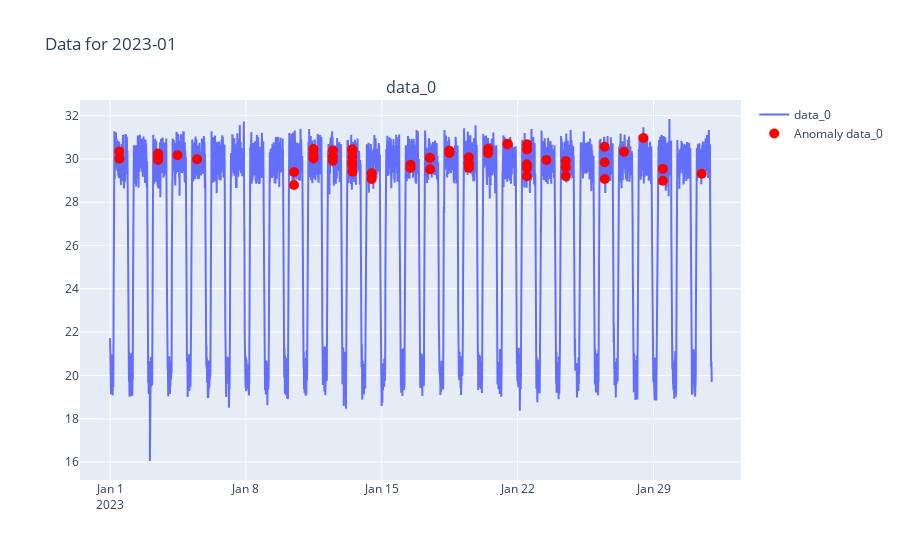
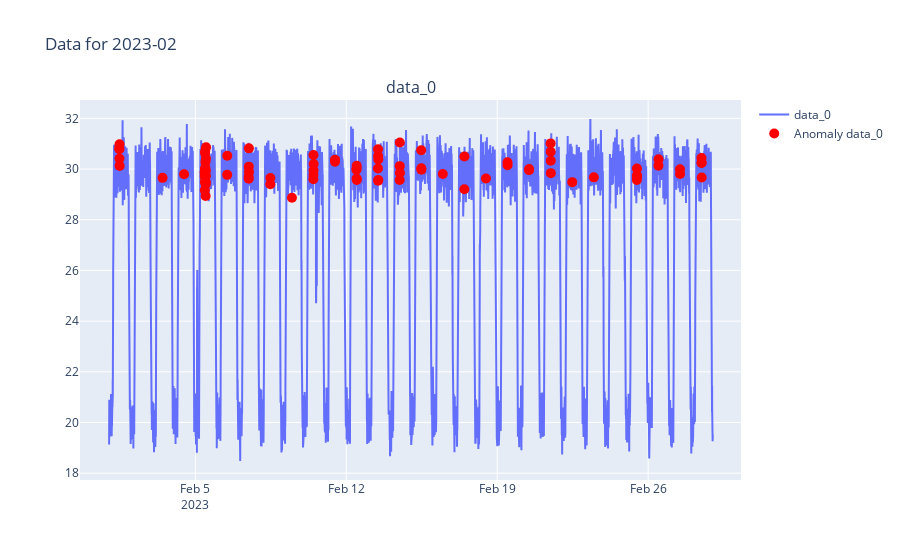
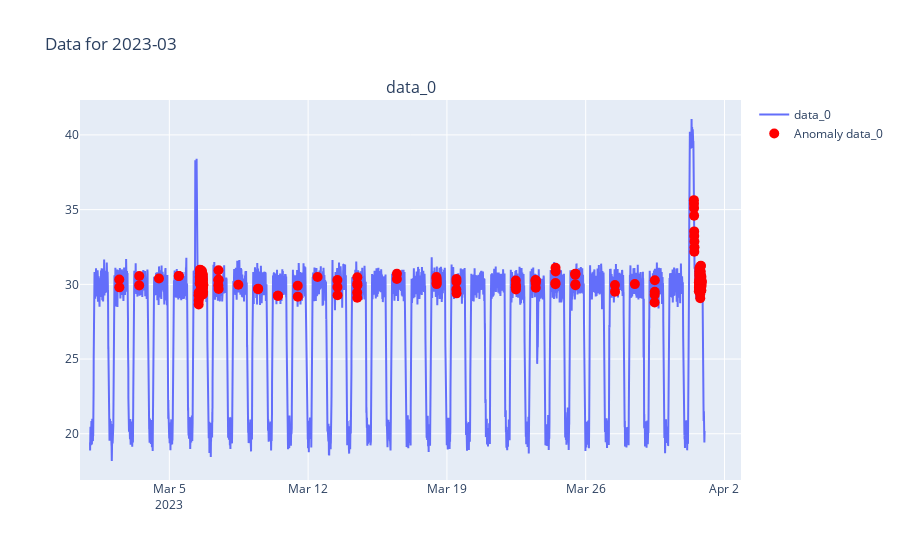
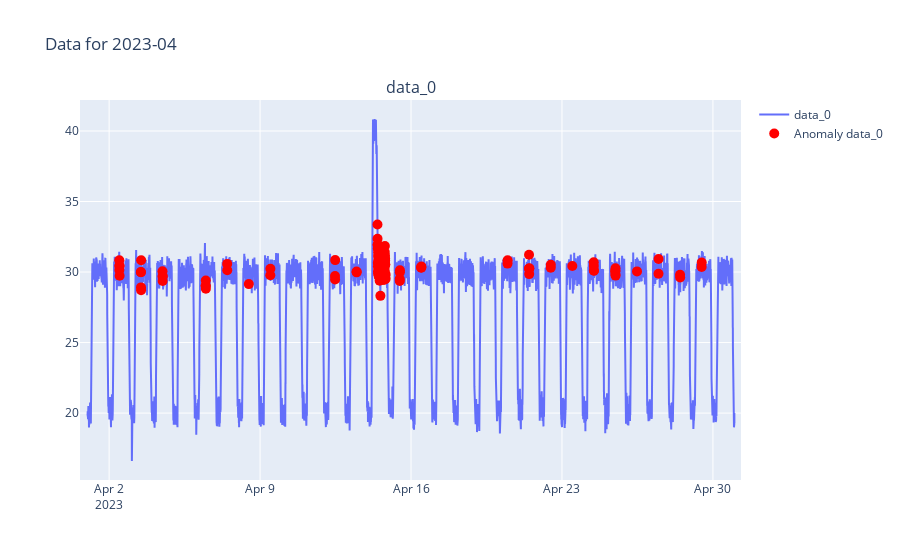

These figures' notebook cell, in order:
### Code cell
months = data.index.to_period('M').unique()
import plotly.subplots as sp
import plotly.graph_objs as go

plots = []
for month in months:
    monthly_data = data[data.index.to_period('M') == month]

    fig = sp.make_subplots(rows=1, cols=1, shared_xaxes=True, 
                           subplot_titles=('data_0', 'data_1', 'diff'),
                           vertical_spacing=0.03, horizontal_spacing=0.02)

    fig.add_trace(go.Scatter(x=monthly_data.index, y=monthly_data['data_0'], name='data_0', mode='lines'), row=1, col=1)
    # fig.add_trace(go.Scatter(x=monthly_data.index, y=monthly_data['data_1'], name='data_1', mode='lines'), row=2, col=1)
    # fig.add_trace(go.Scatter(x=monthly_data.index, y=monthly_data['diff'], name='diff', mode='lines'), row=3, col=1)

    # Find the indices where the difference exceeds the threshold
    anomaly_indices = monthly_data[monthly_data['anomalies']].index

    # Add markers for anomalies
    fig.add_trace(go.Scatter(x=anomaly_indices, y=monthly_data.loc[anomaly_indices, 'data_0'], 
                             mode='markers', name='Anomaly data_0', 
                             marker=dict(color='red', size=10)), row=1, col=1)
    
    # fig.add_trace(go.Scatter(x=anomaly_indices, y=monthly_data.loc[anomaly_indices, 'data_1'], 
    #                          mode='markers', name='Anomaly data_1', 
    #                          marker=dict(color='blue', size=10)), row=2, col=1)
    
    fig.update_layout(title_text=f"Data for {month}")
    plots.append(fig)

# Display the plots
for plot in plots:
    plot.show()

### Figure 1 — Plotly figure (JSON) as saved in the notebook; plotly's stock layout.template omitted (floating-point values rounded to 4 significant figures; data arrays with more than 128 entries replaced by an {"elided": "..."} marker saying what was removed)
{"data": [{"mode": "lines", "name": "data_0", "type": "scatter", "x": {"elided": "8928 str values"}, "xaxis": "x", "y": {"elided": "8928 float values"}, "yaxis": "y"}, {"marker": {"color": "red", "size": 10}, "mode": "markers", "name": "Anomaly data_0", "type": "scatter", "x": ["2023-01-01T11:25:00", "2023-01-01T11:30:00", "2023-01-03T11:20:00", "2023-01-03T11:25:00", "2023-01-03T11:30:00", "2023-01-04T11:25:00", "2023-01-05T11:30:00", "2023-01-10T11:25:00", "2023-01-10T11:30:00", "2023-01-11T11:25:00", "2023-01-11T11:30:00", "2023-01-11T11:35:00", "2023-01-12T11:25:00", "2023-01-12T11:30:00", "2023-01-12T11:35:00", "2023-01-13T11:15:00", "2023-01-13T11:20:00", "2023-01-13T11:25:00", "2023-01-13T11:30:00", "2023-01-13T11:35:00", "2023-01-13T11:40:00", "2023-01-14T11:25:00", "2023-01-14T11:30:00", "2023-01-16T11:25:00", "2023-01-16T11:30:00", "2023-01-17T11:25:00", "2023-01-17T11:30:00", "2023-01-17T11:35:00", "2023-01-18T11:25:00", "2023-01-18T11:30:00", "2023-01-19T11:20:00", "2023-01-19T11:25:00", "2023-01-19T11:30:00", "2023-01-19T11:35:00", "2023-01-19T11:40:00", "2023-01-20T11:25:00", "2023-01-20T11:30:00", "2023-01-21T11:25:00", "2023-01-21T11:30:00", "2023-01-22T11:20:00", "2023-01-22T11:25:00", "2023-01-22T11:30:00", "2023-01-22T11:35:00", "2023-01-22T11:40:00", "2023-01-23T11:30:00", "2023-01-24T11:25:00", "2023-01-24T11:30:00", "2023-01-24T11:35:00", "2023-01-26T11:25:00", "2023-01-26T11:30:00", "2023-01-26T11:35:00", "2023-01-27T11:25:00", "2023-01-28T11:30:00", "2023-01-29T11:25:00", "2023-01-29T11:30:00", "2023-01-31T11:30:00"], "xaxis": "x", "y": [30.34, 30.0, 29.95, 30.13, 30.25, 30.17, 29.99, 28.8, 29.39, 30.18, 30.46, 30.02, 29.92, 30.11, 30.39, 29.84, 30.45, 29.71, 30.1, 30.37, 29.41, 29.08, 29.33, 29.58, 29.73, 30.04, 30.06, 29.52, 30.38, 30.28, 29.8, 29.79, 29.79, 30.08, 29.6, 30.26, 30.47, 30.7, 30.66, 29.76, 29.2, 29.58, 30.43, 30.67, 29.95, 29.2, 29.61, 29.9, 30.56, 29.84, 29.07, 30.33, 30.96, 28.99, 29.54, 29.31], "yaxis": "y"}], "layout": {"annotations": [{"font": {"size": 16}, "showarrow": false, "text": "data_0", "x": 0.5, "xanchor": "center", "xref": "paper", "y": 1, "yanchor": "bottom", "yref": "paper"}], "title": {"text": "Data for 2023-01"}, "xaxis": {"anchor": "y", "domain": [0, 1]}, "yaxis": {"anchor": "x", "domain": [0, 1]}}}

### Figure 2 — Plotly figure (JSON) as saved in the notebook; plotly's stock layout.template omitted (floating-point values rounded to 4 significant figures; data arrays with more than 128 entries replaced by an {"elided": "..."} marker saying what was removed)
{"data": [{"mode": "lines", "name": "data_0", "type": "scatter", "x": {"elided": "8064 str values"}, "xaxis": "x", "y": {"elided": "8064 float values"}, "yaxis": "y"}, {"marker": {"color": "red", "size": 10}, "mode": "markers", "name": "Anomaly data_0", "type": "scatter", "x": ["2023-02-01T11:20:00", "2023-02-01T11:25:00", "2023-02-01T11:30:00", "2023-02-01T11:35:00", "2023-02-01T11:40:00", "2023-02-03T11:30:00", "2023-02-04T11:25:00", "2023-02-05T10:20:00", "2023-02-05T10:25:00", "2023-02-05T10:30:00", "2023-02-05T10:35:00", "2023-02-05T10:40:00", "2023-02-05T10:45:00", "2023-02-05T10:50:00", "2023-02-05T10:55:00", "2023-02-05T11:00:00", "2023-02-05T11:05:00", "2023-02-05T11:10:00", "2023-02-05T11:15:00", "2023-02-05T11:20:00", "2023-02-05T11:25:00", "2023-02-05T11:30:00", "2023-02-05T11:35:00", "2023-02-05T11:40:00", "2023-02-05T11:45:00", "2023-02-05T11:50:00", "2023-02-05T11:55:00", "2023-02-06T11:25:00", "2023-02-06T11:30:00", "2023-02-07T11:20:00", "2023-02-07T11:25:00", "2023-02-07T11:30:00", "2023-02-07T11:35:00", "2023-02-07T11:40:00", "2023-02-08T11:25:00", "2023-02-08T11:30:00", "2023-02-09T11:30:00", "2023-02-10T11:20:00", "2023-02-10T11:25:00", "2023-02-10T11:30:00", "2023-02-10T11:35:00", "2023-02-10T11:40:00", "2023-02-11T11:25:00", "2023-02-11T11:30:00", "2023-02-12T11:20:00", "2023-02-12T11:25:00", "2023-02-12T11:30:00", "2023-02-12T11:35:00", "2023-02-12T11:40:00", "2023-02-13T11:15:00", "2023-02-13T11:20:00", "2023-02-13T11:25:00", "2023-02-13T11:30:00", "2023-02-13T11:35:00", "2023-02-13T11:40:00", "2023-02-14T11:25:00", "2023-02-14T11:30:00", "2023-02-14T11:35:00", "2023-02-14T11:40:00", "2023-02-15T11:25:00", "2023-02-15T11:30:00", "2023-02-15T11:35:00", "2023-02-16T11:25:00", "2023-02-17T11:25:00", "2023-02-17T11:30:00", "2023-02-18T11:30:00", "2023-02-19T11:25:00", "2023-02-19T11:30:00", "2023-02-20T11:25:00", "2023-02-20T11:30:00", "2023-02-21T11:25:00", "2023-02-21T11:30:00", "2023-02-21T11:35:00", "2023-02-21T11:40:00", "2023-02-22T11:30:00", "2023-02-23T11:30:00", "2023-02-25T11:25:00", "2023-02-25T11:30:00", "2023-02-25T11:35:00", "2023-02-25T11:40:00", "2023-02-26T11:25:00", "2023-02-26T11:30:00", "2023-02-27T11:25:00", "2023-02-27T11:30:00", "2023-02-28T11:20:00", "2023-02-28T11:25:00", "2023-02-28T11:30:00", "2023-02-28T11:35:00"], "xaxis": "x", "y": [30.84, 30.78, 30.41, 30.98, 30.13, 29.65, 29.8, 29.87, 29.72, 29.17, 29.49, 29.7, 29.99, 30.63, 30.72, 29.93, 30.06, 29.96, 30.28, 29.73, 28.94, 29.39, 29.93, 29.49, 29.74, 30.42, 30.86, 29.77, 30.53, 29.69, 29.62, 30.09, 30.82, 29.89, 29.4, 29.64, 28.87, 29.6, 29.76, 30.56, 29.95, 30.2, 30.29, 30.37, 29.98, 30.02, 29.62, 30.13, 29.57, 30.02, 30.78, 30.52, 29.54, 29.57, 30.38, 29.57, 30.12, 31.05, 29.85, 30.74, 30.03, 29.97, 29.81, 29.21, 30.5, 29.63, 30.27, 30.15, 29.96, 30.0, 31.01, 30.68, 30.33, 29.84, 29.48, 29.67, 29.57, 30.02, 29.76, 29.7, 30.13, 30.39, 29.99, 29.81, 30.43, 30.24, 30.25, 29.67], "yaxis": "y"}], "layout": {"annotations": [{"font": {"size": 16}, "showarrow": false, "text": "data_0", "x": 0.5, "xanchor": "center", "xref": "paper", "y": 1, "yanchor": "bottom", "yref": "paper"}], "title": {"text": "Data for 2023-02"}, "xaxis": {"anchor": "y", "domain": [0, 1]}, "yaxis": {"anchor": "x", "domain": [0, 1]}}}

### Figure 3 — Plotly figure (JSON) as saved in the notebook; plotly's stock layout.template omitted (floating-point values rounded to 4 significant figures; data arrays with more than 128 entries replaced by an {"elided": "..."} marker saying what was removed)
{"data": [{"mode": "lines", "name": "data_0", "type": "scatter", "x": {"elided": "8928 str values"}, "xaxis": "x", "y": {"elided": "8928 float values"}, "yaxis": "y"}, {"marker": {"color": "red", "size": 10}, "mode": "markers", "name": "Anomaly data_0", "type": "scatter", "x": {"elided": "174 str values"}, "xaxis": "x", "y": {"elided": "174 float values"}, "yaxis": "y"}], "layout": {"annotations": [{"font": {"size": 16}, "showarrow": false, "text": "data_0", "x": 0.5, "xanchor": "center", "xref": "paper", "y": 1, "yanchor": "bottom", "yref": "paper"}], "title": {"text": "Data for 2023-03"}, "xaxis": {"anchor": "y", "domain": [0, 1]}, "yaxis": {"anchor": "x", "domain": [0, 1]}}}

### Figure 4 — Plotly figure (JSON) as saved in the notebook; plotly's stock layout.template omitted (floating-point values rounded to 4 significant figures; data arrays with more than 128 entries replaced by an {"elided": "..."} marker saying what was removed)
{"data": [{"mode": "lines", "name": "data_0", "type": "scatter", "x": {"elided": "8640 str values"}, "xaxis": "x", "y": {"elided": "8640 float values"}, "yaxis": "y"}, {"marker": {"color": "red", "size": 10}, "mode": "markers", "name": "Anomaly data_0", "type": "scatter", "x": {"elided": "148 str values"}, "xaxis": "x", "y": {"elided": "148 float values"}, "yaxis": "y"}], "layout": {"annotations": [{"font": {"size": 16}, "showarrow": false, "text": "data_0", "x": 0.5, "xanchor": "center", "xref": "paper", "y": 1, "yanchor": "bottom", "yref": "paper"}], "title": {"text": "Data for 2023-04"}, "xaxis": {"anchor": "y", "domain": [0, 1]}, "yaxis": {"anchor": "x", "domain": [0, 1]}}}
